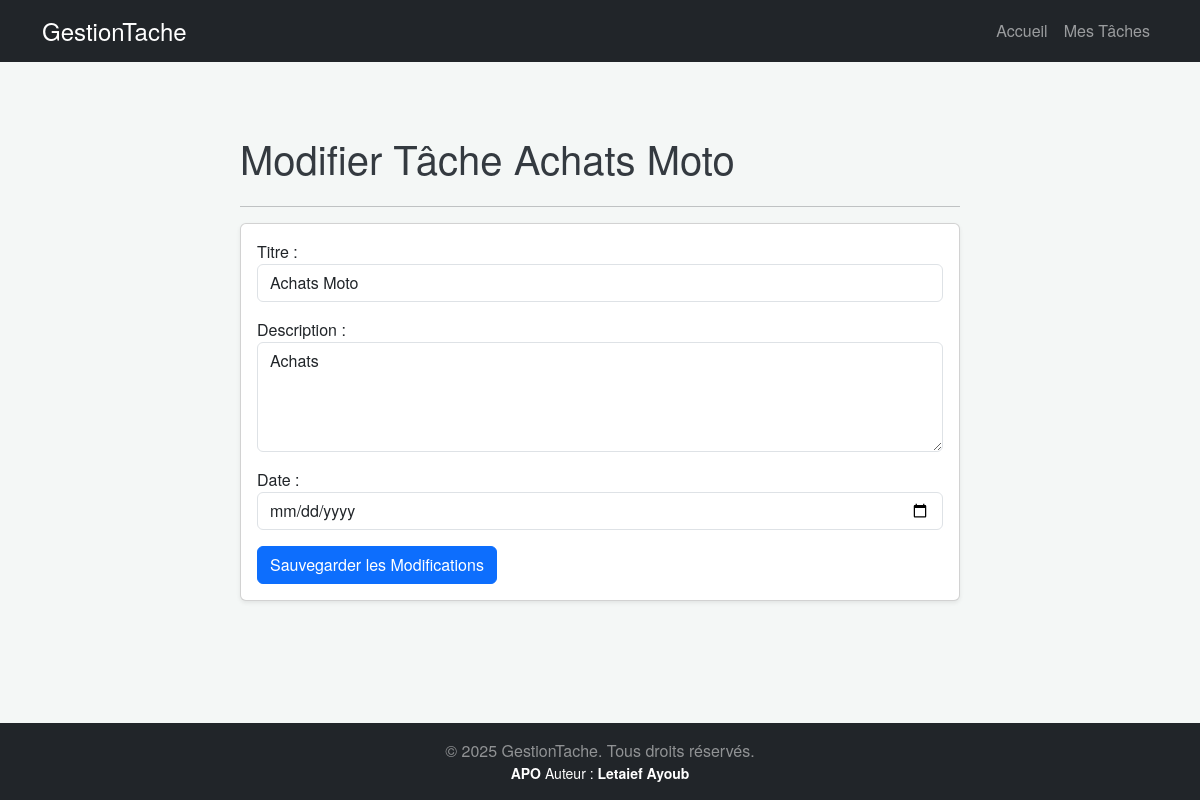
The app's page /modifier-tache/7/ with its own data.
### taches/models.py (models this page shows, shortened)
class Tache(models.Model):
    titre = models.CharField(max_length=200)
    description = models.TextField(blank=True, null=True) # Description facultative
    date_creation = models.DateTimeField(default=timezone.now)
    date_due = models.DateTimeField(blank=True, null=True) # Date limite facultative
    statut_en_cours = models.BooleanField(default=True)

### taches/views.py (the view)
# urls.py: path('modifier-tache/<int:pk>/', views.tache_update, name='tache_modifier'),
def tache_update(request, pk):
    tache = get_object_or_404(Tache, pk=pk)
    form = TacheForm(request.POST or None, instance=tache)
    if form.is_valid():
        form.save()
        return redirect('tache')
    return render(
        request,
        'taches/tache_creation.html', {'form': form,'tache': tache}
    )

### taches/forms.py
class TacheForm(ModelForm):
    class Meta:
        model = Tache
        fields = ('titre', 'description', 'date_due')
        labels = {'titre' : 'Titre','description':'Description','date_due': 'Date', }
        widgets = {
            'titre': forms.TextInput(attrs={'class': 'form-control'}),
            'description': forms.Textarea(attrs={'class': 'form-control', 'rows': 4}),
            'date_due': forms.DateInput(attrs={'class': 'form-control', 'type': 'date'}),
        }

### taches/templates/taches/tache_creation.html (shortened to what this page needs)
{% extends 'base.html' %}
{% load static %}
{% block content %}
    <div class="container mt-5">
        <div class="row justify-content-center">
            <div class="col-md-8">
                <h1 class="mb-4">
                    {% if tache %}
                        Modifier Tâche {{ tache.titre }}
                    {% else %}
                        Créer une Nouvelle Tâche
                    {% endif %}
                </h1>
                <hr>
                <div class="card shadow-sm">
                    <div class="card-body">
                        <form method="post">
                            {% for field in form %}
                                <div class="mb-3">
                                    {{ field.label_tag }}
                                    {{ field }}
                                </div>
                            {% endfor %}
                            <button type="submit"
                                    class="btn btn-primary me-2"
                                    onclick="return confirm('Voulez-vous confirmer l\'enregistrement de cette tâche ?');">
                                {% if tache %}Sauvegarder les Modifications{% else %}Enregistrer la Tâche{% endif %}
                            </button>
                        </form>
                    </div>
                </div>
            </div>
        </div>
    </div>
{% endblock content %}

### taches/static/css/taches.css (style rules this page uses)
body { font-family: 'Helvetica Neue', Arial, sans-serif; background-color: #f4f7f6; }
h1 { font-weight: 300; margin-bottom: 25px; color: #343a40; }

### records on screen
Tache: titre "Achats Moto", form "Achats Moto" "Achats"

### other values on screen
{{ field.label_tag }} "Titre :" "Description :" "Date :"
